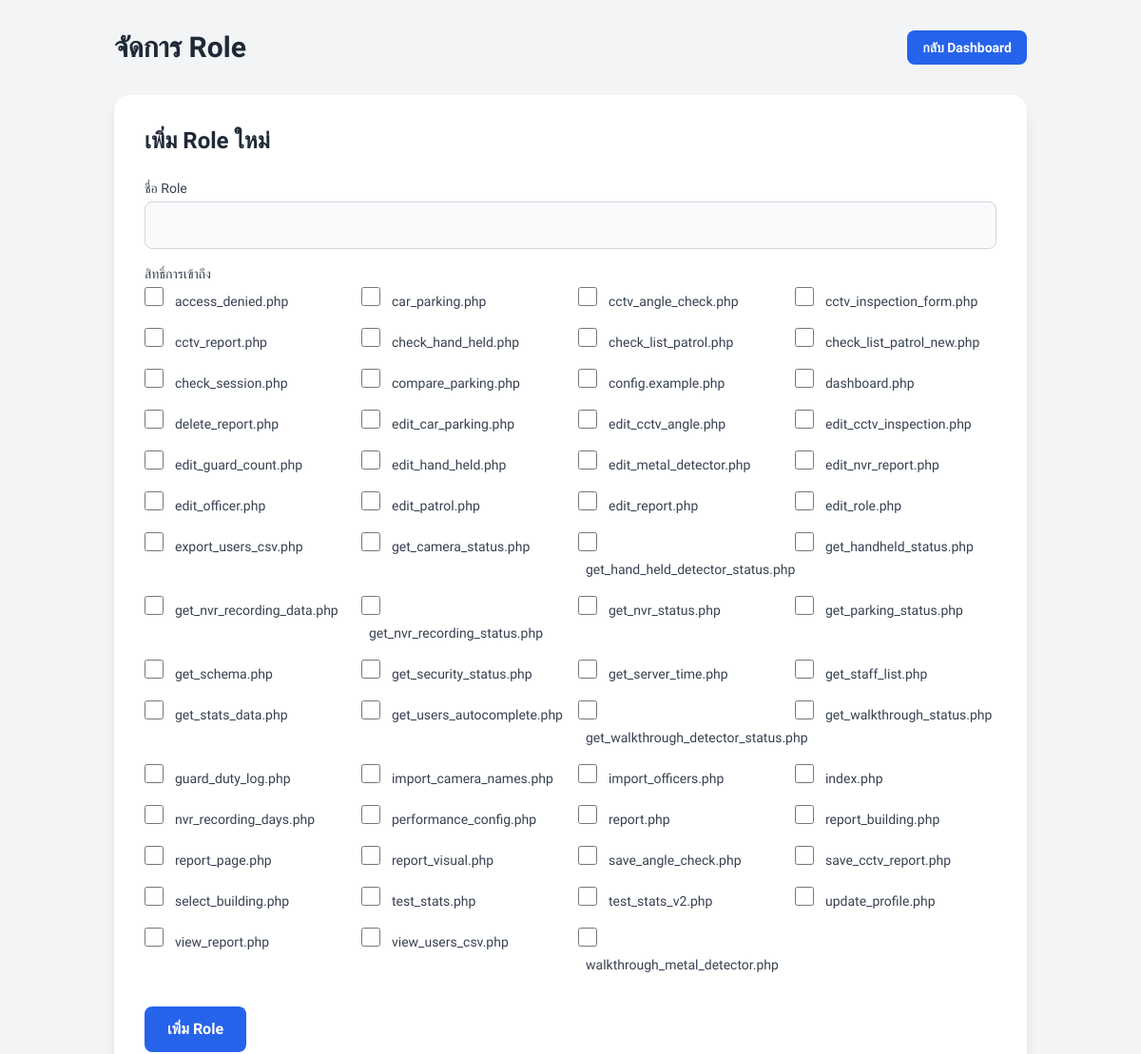
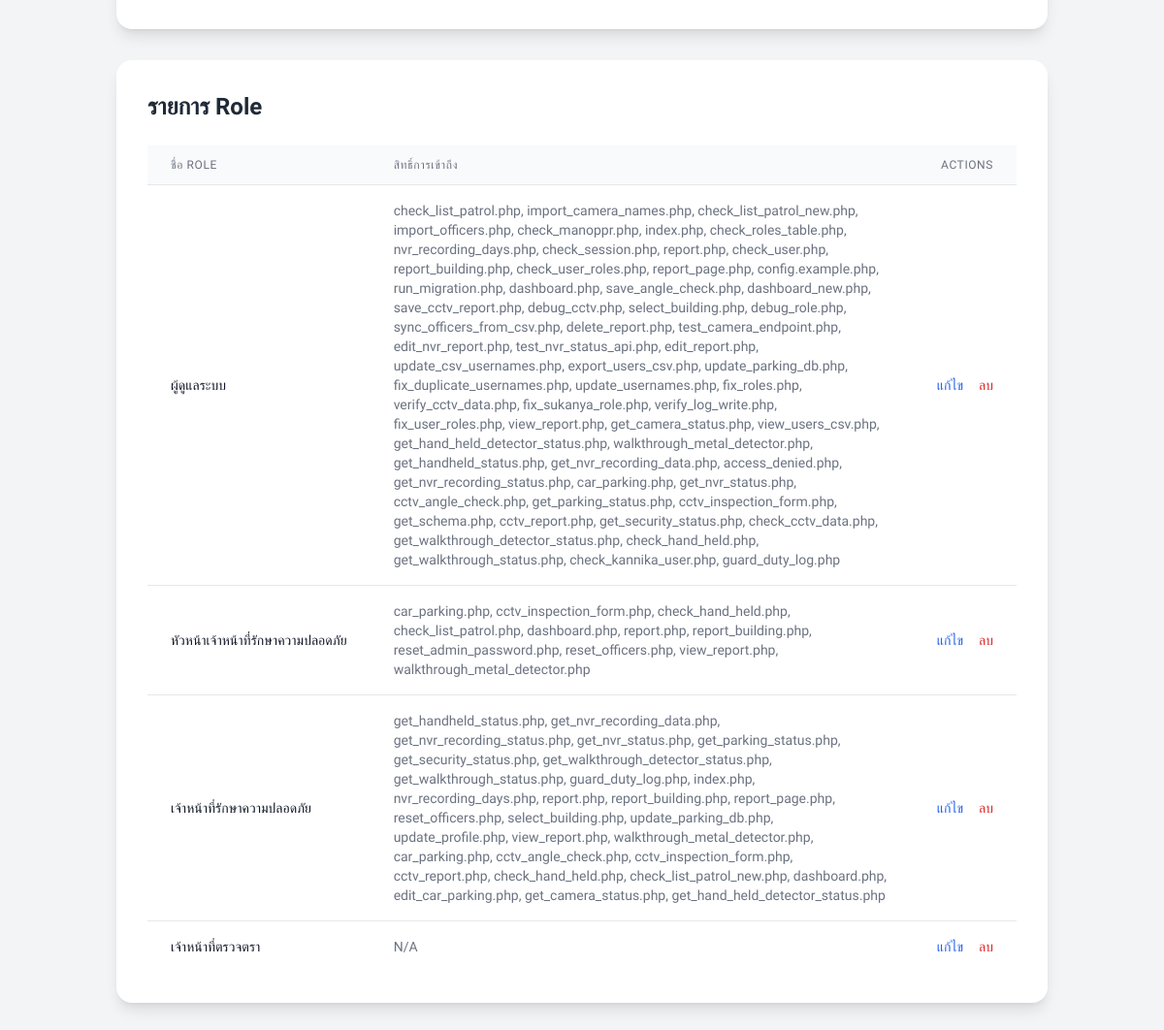
Page /manage_roles.php (signed in) on the committed database (2 pictures, top to bottom).
### tables this page shows
CREATE TABLE `roles` (
  `id` int NOT NULL AUTO_INCREMENT,
  `role_name` varchar(255) NOT NULL,
  PRIMARY KEY (`id`),
  UNIQUE KEY `role_name` (`role_name`)
);

### manage_roles.php (the view, shortened to what this page needs)
<?php
require_once "check_permissions.php";
$csrf_token = $_SESSION['csrf_token'];
function getAvailablePages() {
    $all_pages = glob("*.php");
    $excluded_pages = [
        'login.php', 'logout.php', 'config.php', 'check_permissions.php',
        'setup.php', 'reset.php',
        'manage_roles.php', 'manage_officers.php',
        'debug.py', 'debug_officers.php', 'debug_reports.php', 'debug_roles.php', 'converter.py'
    ];
    return array_diff($all_pages, $excluded_pages);
}
function getRolesWithPermissions($conn) {
    $roles = [];
    $sql = "SELECT r.id, r.role_name, GROUP_CONCAT(rp.page_name SEPARATOR ', ') as permissions
            FROM roles r
            LEFT JOIN role_permissions rp ON r.id = rp.role_id
            GROUP BY r.id";
    $stmt = $conn->prepare($sql);
    if ($stmt) {
        $stmt->execute();
        $result = $stmt->get_result();
        while ($row = $result->fetch_assoc()) {
            $roles[] = $row;
        }
        return $roles;
    }
    return null;
}
$roles = getRolesWithPermissions($conn);
$available_pages = getAvailablePages();
?>
<!DOCTYPE html>
<html lang="th">
<head>
    <script src="https://cdn.tailwindcss.com"></script>
</head>
<body class="bg-gray-100">
    <div class="container mx-auto p-4 sm:p-6 lg:p-8">
        <header class="mb-8">
            <div class="flex justify-between items-center">
                 <h1 class="text-3xl font-bold text-gray-800">จัดการ Role</h1>
                 <a href="report_page.php" class="text-sm bg-blue-600 text-white font-bold py-2 px-4 rounded-lg hover:bg-blue-700">กลับ Dashboard</a>
            </div>
        </header>
        <div class="bg-white rounded-2xl shadow-lg p-6 md:p-8 mb-8">
            <h2 class="text-2xl font-bold mb-6 text-gray-800">เพิ่ม Role ใหม่</h2>
            <form action="<?php echo htmlspecialchars($_SERVER["PHP_SELF"]); ?>" method="post">
                <div class="mb-4">
                    <label for="role_name" class="block text-sm font-medium text-gray-700 mb-1">ชื่อ Role</label>
                    <input type="text" name="role_name" id="role_name" class="form-input w-full px-4 py-3 bg-gray-50 border border-gray-300 rounded-lg" required>
                </div>
                <div class="mb-4">
                    <label class="block text-sm font-medium text-gray-700 mb-1">สิทธิ์การเข้าถึง</label>
                    <div class="grid grid-cols-2 md:grid-cols-4 gap-4">
                        <?php foreach ($available_pages as $page): ?>
                            <div>
                                <input type="checkbox" name="permissions[]" value="<?php echo $page; ?>" id="<?php echo $page; ?>" class="form-checkbox h-5 w-5 text-blue-600">
                                <label for="<?php echo $page; ?>" class="ml-2 text-sm text-gray-700"><?php echo $page; ?></label>
                            </div>
                        <?php endforeach; ?>
                    </div>
                </div>
                <div class="mt-8">
                    <button type="submit" name="add_role" class="w-full md:w-auto bg-blue-600 text-white font-bold py-3 px-6 rounded-lg hover:bg-blue-700">เพิ่ม Role</button>
                </div>
            </form>
        </div>
        <div class="bg-white rounded-2xl shadow-lg p-6 md:p-8">
            <h2 class="text-2xl font-bold mb-6 text-gray-800">รายการ Role</h2>
            <div class="overflow-x-auto">
                <table class="min-w-full divide-y divide-gray-200">
                    <thead class="bg-gray-50">
                        <tr>
                            <th scope="col" class="px-6 py-3 text-left text-xs font-medium text-gray-500 uppercase tracking-wider">ชื่อ Role</th>
                            <th scope="col" class="px-6 py-3 text-left text-xs font-medium text-gray-500 uppercase tracking-wider">สิทธิ์การเข้าถึง</th>
                            <th scope="col" class="px-6 py-3 text-right text-xs font-medium text-gray-500 uppercase tracking-wider">Actions</th>
                        </tr>
                    </thead>
                    <tbody class="bg-white divide-y divide-gray-200">
                        <?php
                        if (empty($roles)) {
                            echo '<tr><td colspan="3" class="px-6 py-4 text-center text-gray-500">ไม่พบข้อมูล Role</td></tr>';
                        } else {
                            foreach ($roles as $role) {
                                echo '<tr>' .
                                     '<td class="px-6 py-4 whitespace-nowrap text-sm font-medium text-gray-900">' . htmlspecialchars($role['role_name']) . '</td>' .
                                     '<td class="px-6 py-4 text-sm text-gray-500">' . htmlspecialchars($role['permissions'] ?? 'N/A') . '</td>' .
                                     '<td class="px-6 py-4 whitespace-nowrap text-right text-sm font-medium">' .
                                     '<a href="edit_role.php?id=' . $role['id'] . '" class="text-blue-600 hover:text-blue-900 mr-4">แก้ไข</a>' .
                                     '<form action="' . htmlspecialchars($_SERVER["PHP_SELF"]) . '" method="post" onsubmit="return confirm(\'คุณแน่ใจหรือไม่ว่าต้องการลบ Role นี้? การลบ Role จะทำให้ผู้ใช้ที่อยู่ใน Role นี้ไม่มีตำแหน่ง\');" style="display: inline;">' .
                                     '<input type="hidden" name="role_id" value="' . $role['id'] . '">' .
                                     '<input type="hidden" name="csrf_token" value="' . $csrf_token . '">' .
                                     '<button type="submit" name="remove_role" class="text-red-600 hover:text-red-900">ลบ</button>' .
                                     '</form>' .
                                     '</td>' .
                                     '</tr>';
                            }
                        }
                        ?>
                    </tbody>
                </table>
            </div>
        </div>
    </div>
</body>
</html>

### manage_roles.php (style rules this page uses)
body { font-family: 'Sarabun', sans-serif; }

### rows in the picture
roles: role_name "ผู้ดูแลระบบ", permissions "check_list_patrol.php, import_camera_names.php, check_list_patrol_new.php, import_officers.php, check_manoppr.php, index.php, check_roles_table.php, nvr_recording_days.php, check_session.php, report.php, check_user.php, report_building.php, check_user_roles.php, report_page.php, config.example.php, run_migration.php, dashboard.php, save_angle_check.php, dashboard_new.php, save_cctv_report.php, debug_cctv.php, select_building.php, debug_role.php, sync_officers_from_csv.php, delete_report.php, test_camera_endpoint.php, edit_nvr_report.php, test_nvr_status_api.php, edit_report.php, update_csv_usernames.php, export_users_csv.php, update_parking_db.php, fix_duplicate_usernames.php,…"
roles: role_name "หัวหน้าเจ้าหน้าที่รักษาความปลอดภัย", permissions "car_parking.php, cctv_inspection_form.php, check_hand_held.php, check_list_patrol.php, dashboard.php, report.php, report_building.php, reset_admin_password.php, reset_officers.php, view_report.php, walkthrough_metal_detector.php"
roles: role_name "เจ้าหน้าที่รักษาความปลอดภัย", permissions "get_handheld_status.php, get_nvr_recording_data.php, get_nvr_recording_status.php, get_nvr_status.php, get_parking_status.php, get_security_status.php, get_walkthrough_detector_status.php, get_walkthrough_status.php, guard_duty_log.php, index.php, nvr_recording_days.php, report.php, report_building.php, report_page.php, reset_officers.php, select_building.php, update_parking_db.php, update_profile.php, view_report.php, walkthrough_metal_detector.php, car_parking.php, cctv_angle_check.php, cctv_inspection_form.php, cctv_report.php, check_hand_held.php, check_list_patrol_new.php, dashboard.php, edit_car_parking.php, get_camera_status.php, get_hand_held_detector_status.php"
roles: role_name "เจ้าหน้าที่ตรวจตรา", permissions "N/A"

### other values in the picture
$page "access_denied.php"
$page "car_parking.php"
$page "cctv_angle_check.php"
$page "cctv_inspection_form.php"
$page "cctv_report.php"
$page "check_hand_held.php"
$page "check_list_patrol.php"
$page "check_list_patrol_new.php"
$page "check_session.php"
$page "compare_parking.php"
$page "config.example.php"
$page "dashboard.php"
$page "delete_report.php"
$page "edit_car_parking.php"
$page "edit_cctv_angle.php"
